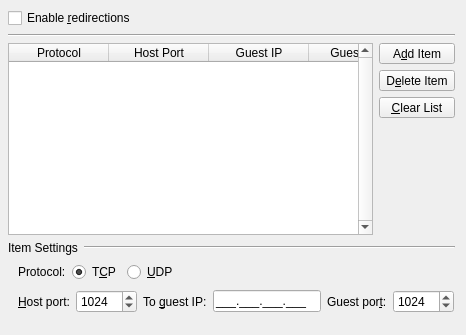
              <widget class="QWidget" name="Tab_Network_Settings">
               <attribute name="icon">
                <iconset resource="../resources/icons.qrc">
                 <normaloff>:/preferences-system-network-sharing.png</normaloff>:/preferences-system-network-sharing.png</iconset>
               </attribute>
               <attribute name="title">
                <string>Redirections</string>
               </attribute>
               <layout class="QGridLayout" name="gridLayout_16">
                <property name="leftMargin">
                 <number>8</number>
                </property>
                <property name="topMargin">
                 <number>8</number>
                </property>
                <item row="6" column="0" colspan="2">
                 <widget class="QWidget" name="Redirection_Widget" native="true">
                  <property name="sizePolicy">
                   <sizepolicy hsizetype="Minimum" vsizetype="Maximum">
                    <horstretch>0</horstretch>
                    <verstretch>0</verstretch>
                   </sizepolicy>
                  </property>
                  <layout class="QGridLayout" name="gridLayout_10">
                   <property name="leftMargin">
                    <number>0</number>
                   </property>
                   <property name="topMargin">
                    <number>0</number>
                   </property>
                   <property name="rightMargin">
                    <number>0</number>
                   </property>
                   <property name="bottomMargin">
                    <number>0</number>
                   </property>
                   <item row="0" column="0" colspan="2">
                    <layout class="QHBoxLayout">
                     <property name="spacing">
                      <number>6</number>
                     </property>
                     <property name="leftMargin">
                      <number>0</number>
                     </property>
                     <property name="topMargin">
                      <number>0</number>
                     </property>
                     <property name="rightMargin">
                      <number>0</number>
                     </property>
                     <property name="bottomMargin">
                      <number>0</number>
                     </property>
                     <item>
                      <widget class="QLabel" name="Label_Redirect_Settings">
                       <property name="sizePolicy">
                        <sizepolicy hsizetype="Maximum" vsizetype="Preferred">
                         <horstretch>0</horstretch>
                         <verstretch>0</verstretch>
                        </sizepolicy>
                       </property>
                       <property name="text">
                        <string>Item Settings</string>
                       </property>
                      </widget>
                     </item>
                     <item>
                      <widget class="Line" name="line_redir_1">
                       <property name="orientation">
                        <enum>Qt::Horizontal</enum>
                       </property>
                      </widget>
                     </item>
                    </layout>
                   </item>
                   <item row="1" column="0" colspan="2">
                    <widget class="QWidget" name="Widget_Redirection_Protocol_Container" native="true">
                     <layout class="QHBoxLayout" name="Widget_Redirection_Protocol">
                      <property name="spacing">
                       <number>6</number>
                      </property>
                      <property name="leftMargin">
                       <number>10</number>
                      </property>
                      <property name="topMargin">
                       <number>1</number>
                      </property>
                      <property name="rightMargin">
                       <number>1</number>
                      </property>
                      <property name="bottomMargin">
                       <number>1</number>
                      </property>
                      <item>
                       <widget class="QLabel" name="Label_Protocol">
                        <property name="text">
                         <string>Protocol:</string>
                        </property>
                       </widget>
                      </item>
                      <item>
                       <widget class="QRadioButton" name="RB_TCP">
                        <property name="text">
                         <string>T&amp;CP</string>
                        </property>
                        <property name="checked">
                         <bool>true</bool>
                        </property>
                       </widget>
                      </item>
                      <item>
                       <widget class="QRadioButton" name="RB_UDP">
                        <property name="text">
                         <string>&amp;UDP</string>
                        </property>
                       </widget>
                      </item>
                      <item>
                       <spacer>
                        <property name="orientation">
                         <enum>Qt::Horizontal</enum>
                        </property>
                        <property name="sizeHint" stdset="0">
                         <size>
                          <width>271</width>
                          <height>20</height>
                         </size>
                        </property>
                       </spacer>
                      </item>
                     </layout>
                    </widget>
                   </item>
                   <item row="2" column="0" colspan="2">
                    <widget class="QWidget" name="Widget_Redirection_Net_Container" native="true">
                     <layout class="QHBoxLayout" name="Widget_Redirection_Net">
                      <property name="spacing">
                       <number>6</number>
                      </property>
                      <property name="leftMargin">
                       <number>10</number>
                      </property>
                      <property name="topMargin">
                       <number>1</number>
                      </property>
                      <property name="rightMargin">
                       <number>1</number>
                      </property>
                      <property name="bottomMargin">
                       <number>1</number>
                      </property>
                      <item>
                       <widget class="QLabel" name="Label_Port1">
                        <property name="text">
                         <string>&amp;Host port:</string>
                        </property>
                        <property name="buddy">
                         <cstring>SB_Redir_Port</cstring>
                        </property>
                       </widget>
                      </item>
                      <item alignment="Qt::AlignLeft">
                       <widget class="QSpinBox" name="SB_Redir_Port">
                        <property name="minimum">
                         <number>1</number>
                        </property>
                        <property name="maximum">
                         <number>65535</number>
                        </property>
                        <property name="value">
                         <number>1024</number>
                        </property>
                       </widget>
                      </item>
                      <item alignment="Qt::AlignRight">
                       <widget class="QLabel" name="Label_To_Guest_IP">
                        <property name="text">
                         <string>To &amp;guest IP:</string>
                        </property>
                        <property name="buddy">
                         <cstring>Edit_Guest_IP</cstring>
                        </property>
                       </widget>
                      </item>
                      <item alignment="Qt::AlignLeft">
                       <widget class="QLineEdit" name="Edit_Guest_IP">
                        <property name="sizePolicy">
                         <sizepolicy hsizetype="Minimum" vsizetype="Fixed">
                          <horstretch>0</horstretch>
                          <verstretch>0</verstretch>
                         </sizepolicy>
                        </property>
                        <property name="inputMask">
                         <string>000.000.000.000;_</string>
                        </property>
                        <property name="maxLength">
                         <number>15</number>
                        </property>
                       </widget>
                      </item>
                      <item alignment="Qt::AlignRight">
                       <widget class="QLabel" name="Label_Port2">
                        <property name="text">
                         <string>Guest por&amp;t:</string>
                        </property>
                        <property name="buddy">
                         <cstring>SB_Guest_Port</cstring>
                        </property>
                       </widget>
                      </item>
                      <item alignment="Qt::AlignLeft">
                       <widget class="QSpinBox" name="SB_Guest_Port">
                        <property name="minimum">
                         <number>1</number>
                        </property>
                        <property name="maximum">
                         <number>65535</number>
                        </property>
                        <property name="value">
                         <number>1024</number>
                        </property>
                       </widget>
                      </item>
                     </layout>
                    </widget>
                   </item>
                  </layout>
                 </widget>
                </item>
                <item row="7" column="0">
                 <spacer name="verticalSpacer_17">
                  <property name="orientation">
                   <enum>Qt::Vertical</enum>
                  </property>
                  <property name="sizeType">
                   <enum>QSizePolicy::Minimum</enum>
                  </property>
                  <property name="sizeHint" stdset="0">
                   <size>
                    <width>50</width>
                    <height>10</height>
                   </size>
                  </property>
                 </spacer>
                </item>
                <item row="5" column="0">
                 <widget class="QTableWidget" name="Redirections_List">
                  <property name="sizePolicy">
                   <sizepolicy hsizetype="Expanding" vsizetype="Expanding">
                    <horstretch>0</horstretch>
                    <verstretch>0</verstretch>
                   </sizepolicy>
                  </property>
                  <property name="minimumSize">
                   <size>
                    <width>0</width>
                    <height>0</height>
                   </size>
                  </property>
                  <property name="verticalScrollBarPolicy">
                   <enum>Qt::ScrollBarAlwaysOn</enum>
                  </property>
                  <property name="horizontalScrollBarPolicy">
                   <enum>Qt::ScrollBarAlwaysOff</enum>
                  </property>
                  <property name="sizeAdjustPolicy">
                   <enum>QAbstractScrollArea::AdjustIgnored</enum>
                  </property>
                  <property name="editTriggers">
                   <set>QAbstractItemView::NoEditTriggers</set>
                  </property>
                  <property name="selectionMode">
                   <enum>QAbstractItemView::SingleSelection</enum>
                  </property>
                  <property name="selectionBehavior">
                   <enum>QAbstractItemView::SelectRows</enum>
                  </property>
                  <property name="verticalScrollMode">
                   <enum>QAbstractItemView::ScrollPerPixel</enum>
                  </property>
                  <column>
                   <property name="text">
                    <string>Protocol</string>
                   </property>
                   <property name="font">
                    <font>
                     <pointsize>9</pointsize>
                    </font>
                   </property>
                  </column>
                  <column>
                   <property name="text">
                    <string>Host Port</string>
                   </property>
                   <property name="font">
                    <font>
                     <pointsize>9</pointsize>
                    </font>
                   </property>
                  </column>
                  <column>
                   <property name="text">
                    <string>Guest IP</string>
                   </property>
                   <property name="font">
                    <font>
                     <pointsize>9</pointsize>
                    </font>
                   </property>
                  </column>
                  <column>
                   <property name="text">
                    <string>Guest Port</string>
                   </property>
                   <property name="font">
                    <font>
                     <pointsize>9</pointsize>
                    </font>
                   </property>
                  </column>
                 </widget>
                </item>
                <item row="0" column="0" colspan="2">
                 <widget class="QCheckBox" name="CH_Redirections">
                  <property name="sizePolicy">
                   <sizepolicy hsizetype="Preferred" vsizetype="Preferred">
                    <horstretch>0</horstretch>
                    <verstretch>0</verstretch>
                   </sizepolicy>
                  </property>
                  <property name="text">
                   <string>Enable &amp;redirections</string>
                  </property>
                 </widget>
                </item>
                <item row="5" column="1">
                 <widget class="QWidget" name="Widget_Redirection_Buttons" native="true">
                  <layout class="QVBoxLayout" name="verticalLayout_6">
                   <property name="leftMargin">
                    <number>0</number>
                   </property>
                   <property name="topMargin">
                    <number>0</number>
                   </property>
                   <property name="rightMargin">
                    <number>0</number>
                   </property>
                   <property name="bottomMargin">
                    <number>0</number>
                   </property>
                   <item>
                    <widget class="QToolButton" name="Button_Add_Redirections">
                     <property name="sizePolicy">
                      <sizepolicy hsizetype="Minimum" vsizetype="Fixed">
                       <horstretch>0</horstretch>
                       <verstretch>0</verstretch>
                      </sizepolicy>
                     </property>
                     <property name="text">
                      <string>A&amp;dd Item</string>
                     </property>
                     <property name="icon">
                      <iconset resource="../resources/icons.qrc">
                       <normaloff>:/add.png</normaloff>:/add.png</iconset>
                     </property>
                     <property name="toolButtonStyle">
                      <enum>Qt::ToolButtonTextUnderIcon</enum>
                     </property>
                    </widget>
                   </item>
                   <item>
                    <widget class="QToolButton" name="Button_Delete_Redirections">
                     <property name="sizePolicy">
                      <sizepolicy hsizetype="Minimum" vsizetype="Fixed">
                       <horstretch>0</horstretch>
                       <verstretch>0</verstretch>
                      </sizepolicy>
                     </property>
                     <property name="text">
                      <string>D&amp;elete Item</string>
                     </property>
                     <property name="icon">
                      <iconset resource="../resources/icons.qrc">
                       <normaloff>:/remove.png</normaloff>:/remove.png</iconset>
                     </property>
                     <property name="toolButtonStyle">
                      <enum>Qt::ToolButtonTextUnderIcon</enum>
                     </property>
                    </widget>
                   </item>
                   <item>
                    <widget class="QToolButton" name="Button_Clear_Redirections">
                     <property name="sizePolicy">
                      <sizepolicy hsizetype="Minimum" vsizetype="Fixed">
                       <horstretch>0</horstretch>
                       <verstretch>0</verstretch>
                      </sizepolicy>
                     </property>
                     <property name="text">
                      <string>&amp;Clear List</string>
                     </property>
                     <property name="icon">
                      <iconset resource="../resources/icons.qrc">
                       <normaloff>:/error.png</normaloff>:/error.png</iconset>
                     </property>
                     <property name="toolButtonStyle">
                      <enum>Qt::ToolButtonTextUnderIcon</enum>
                     </property>
                    </widget>
                   </item>
                   <item>
                    <spacer name="verticalSpacer_16">
                     <property name="orientation">
                      <enum>Qt::Vertical</enum>
                     </property>
                     <property name="sizeType">
                      <enum>QSizePolicy::Expanding</enum>
                     </property>
                     <property name="sizeHint" stdset="0">
                      <size>
                       <width>20</width>
                       <height>61</height>
                      </size>
                     </property>
                    </spacer>
                   </item>
                  </layout>
                 </widget>
                </item>
                <item row="2" column="0" colspan="2">
                 <widget class="Line" name="line_11">
                  <property name="sizePolicy">
                   <sizepolicy hsizetype="Minimum" vsizetype="Fixed">
                    <horstretch>0</horstretch>
                    <verstretch>0</verstretch>
                   </sizepolicy>
                  </property>
                  <property name="orientation">
                   <enum>Qt::Horizontal</enum>
                  </property>
                 </widget>
                </item>
               </layout>
              </widget>
